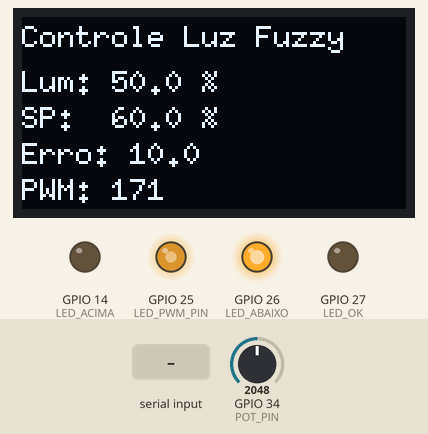
This sketch was run on a simulated ESP32. Parts: 128×64 one-colour display, output pins drawn as LEDs (lit = HIGH). The test bench sets the inputs (shaded band); at power-on: GPIO 34 (POT_PIN) = 2048 (analog values on the 0–4095 scale). What the sketch prints to the serial monitor is not drawn.

Above: at 1.2 s.
1.3 s: "1" received over Serial
At 2.7 s:
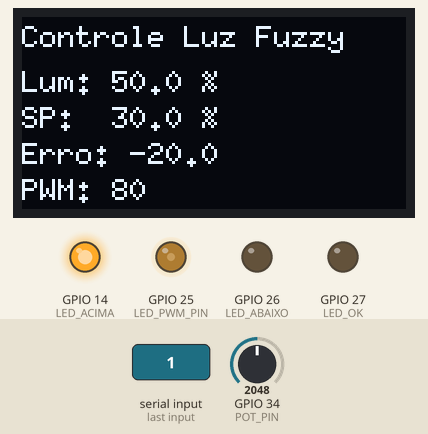
3.0 s: GPIO 34 (POT_PIN) set to 1228
At 4.0 s:
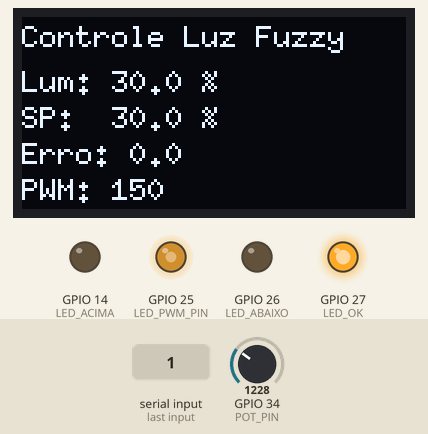
4.5 s: "2" received over Serial
At 5.2 s:
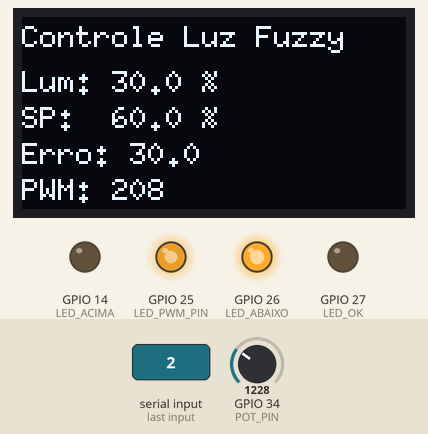
6.0 s: GPIO 34 (POT_PIN) set to 2047
At 6.18 s:
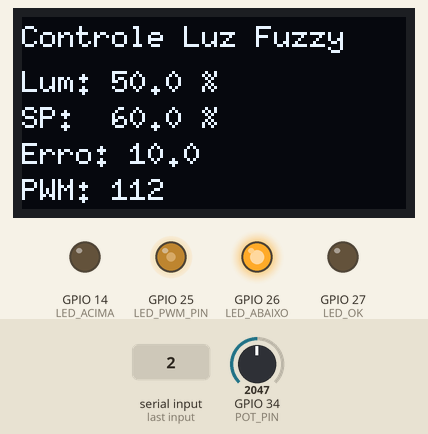
7.8 s: GPIO 34 (POT_PIN) set to 2209
At 9.3 s:
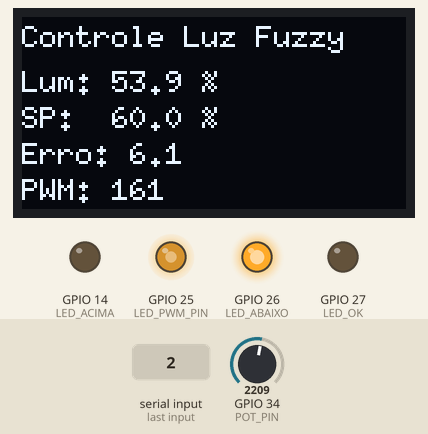
9.6 s: GPIO 34 (POT_PIN) set to 2301
At 10.7 s:
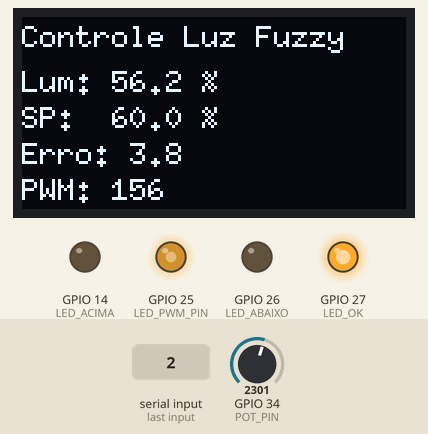
Timing chart, 0 to 12.4 s (numbered marks = the images above; inputs shaded):
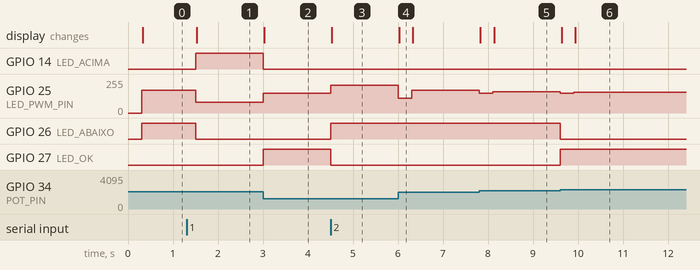

The sketch:

codeEsp32.ino
```cpp
#include <Arduino.h>
#include <Wire.h>
#include <U8g2lib.h>

// =========================
// PINOS DO PROJETO
// =========================
#define POT_PIN       34   // Potenciômetro simulando luminosidade
#define LED_PWM_PIN   25   // LED principal controlado por PWM

#define LED_ABAIXO    26   // Luminosidade abaixo do set point
#define LED_OK        27   // Luminosidade próxima do set point
#define LED_ACIMA     14   // Luminosidade acima do set point

#define SDA_PIN       21
#define SCL_PIN       22

// =========================
// CONFIGURACAO PWM ESP32
// =========================
const int canalPWM = 0;
const int freqPWM = 5000;
const int resolucaoPWM = 8; // 8 bits: 0 a 255


// =========================
// DISPLAY OLED 128x64 I2C
// =========================
// Primeiro tente este modelo:
U8G2_SSD1306_128X64_NONAME_F_HW_I2C u8g2(U8G2_R0, U8X8_PIN_NONE);

// Se o display não mostrar nada, comente a linha acima e use esta:
// U8G2_SH1106_128X64_NONAME_F_HW_I2C u8g2(U8G2_R0, U8X8_PIN_NONE);

// =========================
// VARIÁVEIS DE CONTROLE
// =========================
float setPoint = 60.0;     // SP inicial: 60%
float erroAnterior = 0.0;

unsigned long tempoAnterior = 0;
const unsigned long intervalo = 300; // ms

// =========================
// FUNÇÕES DE PERTINÊNCIA
// =========================
float trimf(float x, float a, float b, float c) {
  if (x <= a || x >= c) return 0.0;
  if (x == b) return 1.0;
  if (x < b) return (x - a) / (b - a);
  return (c - x) / (c - b);
}

float trapmf(float x, float a, float b, float c, float d) {
  if (x <= a || x >= d) return 0.0;
  if (x >= b && x <= c) return 1.0;
  if (x > a && x < b) return (x - a) / (b - a);
  return (d - x) / (d - c);
}

// Entrada: erro e variação do erro, faixa -100 a 100
float pertinenciaEntrada(int termo, float x) {
  switch (termo) {
    case 0: return trapmf(x, -100, -100, -70, -35); // Negativo Grande
    case 1: return trimf(x, -70, -35, 0);           // Negativo Pequeno
    case 2: return trimf(x, -15, 0, 15);            // Zero
    case 3: return trimf(x, 0, 35, 70);             // Positivo Pequeno
    case 4: return trapmf(x, 35, 70, 100, 100);     // Positivo Grande
  }
  return 0.0;
}

// Saída: PWM do LED, faixa 0 a 255
float pertinenciaSaida(int termo, float x) {
  switch (termo) {
    case 0: return trapmf(x, 0, 0, 20, 60);          // Muito Baixo
    case 1: return trimf(x, 30, 80, 130);            // Baixo
    case 2: return trimf(x, 100, 150, 200);          // Médio
    case 3: return trimf(x, 170, 210, 245);          // Alto
    case 4: return trapmf(x, 220, 245, 255, 255);    // Muito Alto
  }
  return 0.0;
}

// =========================
// CONTROLADOR FUZZY
// =========================
int controladorFuzzy(float erro, float deltaErro) {
  /*
    Termos:
    0 = Negativo Grande / Muito Baixo
    1 = Negativo Pequeno / Baixo
    2 = Zero / Médio
    3 = Positivo Pequeno / Alto
    4 = Positivo Grande / Muito Alto

    Interpretação:
    erro positivo  -> ambiente abaixo do desejado -> aumentar LED
    erro negativo  -> ambiente acima do desejado  -> reduzir LED
  */

  int regras[5][5] = {
    // deltaErro: NG, NP, Z,  PP, PG
    {0, 0, 0, 1, 1}, // erro NG
    {0, 1, 1, 2, 2}, // erro NP
    {1, 1, 2, 2, 3}, // erro Z
    {2, 2, 3, 3, 4}, // erro PP
    {3, 3, 4, 4, 4}  // erro PG
  };

  float numerador = 0.0;
  float denominador = 0.0;

  // Defuzzificação pelo centroide
  for (int pwm = 0; pwm <= 255; pwm++) {
    float agregacao = 0.0;

    for (int i = 0; i < 5; i++) {
      float muErro = pertinenciaEntrada(i, erro);

      for (int j = 0; j < 5; j++) {
        float muDelta = pertinenciaEntrada(j, deltaErro);
        float ativacaoRegra = min(muErro, muDelta);

        int termoSaida = regras[i][j];
        float muSaida = pertinenciaSaida(termoSaida, pwm);

        float valorRegra = min(ativacaoRegra, muSaida);
        agregacao = max(agregacao, valorRegra);
      }
    }

    numerador += pwm * agregacao;
    denominador += agregacao;
  }

  if (denominador == 0) return 0;

  int saidaPWM = numerador / denominador;
  return constrain(saidaPWM, 0, 255);
}

// =========================
// LEITURA DO POTENCIÔMETRO
// =========================
float lerLuminosidade() {
  int leituraADC = analogRead(POT_PIN);

  // Conversao simples: 0 a 4095 para 0% a 100%
  float luminosidade = (leituraADC / 4095.0) * 100.0;

  // Se a leitura ficar invertida, descomente a linha abaixo:
  // luminosidade = 100.0 - luminosidade;

  return luminosidade;
}

// =========================
// ATUALIZA OS LEDS INDICADORES
// =========================
void atualizarIndicadores(float erro) {
  digitalWrite(LED_ABAIXO, LOW);
  digitalWrite(LED_OK, LOW);
  digitalWrite(LED_ACIMA, LOW);

  if (erro > 5) {
    digitalWrite(LED_ABAIXO, HIGH);
  } else if (erro < -5) {
    digitalWrite(LED_ACIMA, HIGH);
  } else {
    digitalWrite(LED_OK, HIGH);
  }
}

// =========================
// ATUALIZA DISPLAY
// =========================
void atualizarDisplay(float luminosidade, float erro, float deltaErro, int pwm) {
  char linha[32];

  u8g2.clearBuffer();
  u8g2.setFont(u8g2_font_6x10_tf);

  u8g2.drawStr(0, 10, "Controle Luz Fuzzy");

  snprintf(linha, sizeof(linha), "Lum: %.1f %%", luminosidade);
  u8g2.drawStr(0, 25, linha);

  snprintf(linha, sizeof(linha), "SP:  %.1f %%", setPoint);
  u8g2.drawStr(0, 37, linha);

  snprintf(linha, sizeof(linha), "Erro: %.1f", erro);
  u8g2.drawStr(0, 49, linha);

  snprintf(linha, sizeof(linha), "PWM: %d", pwm);
  u8g2.drawStr(0, 61, linha);

  u8g2.sendBuffer();
}
// =========================
// LER COMANDO SERIAL
// =========================

void lerComandoSerial() {
  if (Serial.available() > 0) {
    char comando = Serial.read();

    if (comando == '1') {
      setPoint = 30.0;
      Serial.println("Set Point alterado para SP1 = 30%");
    }
    else if (comando == '2') {
      setPoint = 60.0;
      Serial.println("Set Point alterado para SP2 = 60%");
    }
    else if (comando == '3') {
      setPoint = 90.0;
      Serial.println("Set Point alterado para SP3 = 90%");
    }
  }
}

// =========================
// SETUP
// =========================
void setup() {
  Serial.begin(115200);

  pinMode(POT_PIN, INPUT);

  pinMode(LED_PWM_PIN, OUTPUT);
  ledcSetup(canalPWM, freqPWM, resolucaoPWM);
  ledcAttachPin(LED_PWM_PIN, canalPWM);

  pinMode(LED_ABAIXO, OUTPUT);
  pinMode(LED_OK, OUTPUT);
  pinMode(LED_ACIMA, OUTPUT);


  analogReadResolution(12);
  analogSetPinAttenuation(POT_PIN, ADC_11db);

  Wire.begin(SDA_PIN, SCL_PIN);
  u8g2.begin();

  Serial.println("Sistema iniciado.");
  Serial.println("Girando o potenciometro, a luminosidade simulada muda.");
}

// =========================
// LOOP
// =========================
void loop() {
  lerComandoSerial();

  unsigned long tempoAtual = millis();

  if (tempoAtual - tempoAnterior >= intervalo) {
    tempoAnterior = tempoAtual;

    float luminosidade = lerLuminosidade();

    float erro = setPoint - luminosidade;
    float deltaErro = erro - erroAnterior;
    erroAnterior = erro;

    int saidaPWM = controladorFuzzy(erro, deltaErro);

    ledcWrite(canalPWM, saidaPWM);

    atualizarIndicadores(erro);
    atualizarDisplay(luminosidade, erro, deltaErro, saidaPWM);

    Serial.print("Luminosidade: ");
    Serial.print(luminosidade);
    Serial.print("% | SP: ");
    Serial.print(setPoint);
    Serial.print("% | Erro: ");
    Serial.print(erro);
    Serial.print(" | DeltaErro: ");
    Serial.print(deltaErro);
    Serial.print(" | PWM: ");
    Serial.println(saidaPWM);
  }
}
```

Measured:
- the behaviour switches between 2252 and 2253 on GPIO 34 (POT_PIN) (found by bisection; images 5 and 6)
- after the input at 1.3 s, GPIO 14 (LED_ACIMA): LOW → HIGH after 0.20 s; GPIO 25 (LED_PWM_PIN): 170/255 → 80/255 after 0.20 s; GPIO 26 (LED_ABAIXO): HIGH → LOW after 0.20 s; the display: changes after 0.23 s (image 1)
- after the input at 3.0 s, GPIO 14 (LED_ACIMA): HIGH → LOW at once; GPIO 25 (LED_PWM_PIN): 80/255 → 149/255 at once; GPIO 27 (LED_OK): LOW → HIGH at once; the display: changes at once (image 2)
- after the input at 4.5 s, GPIO 25 (LED_PWM_PIN): 149/255 → 207/255 at once; GPIO 26 (LED_ABAIXO): LOW → HIGH at once; GPIO 27 (LED_OK): HIGH → LOW at once; the display: changes at once (image 3)
- after the input at 6.0 s, GPIO 25 (LED_PWM_PIN): 207/255 → 112/255 at once, → 170/255 0.30 s later; the display: changes at once (image 4)
- after the input at 7.8 s, GPIO 25 (LED_PWM_PIN): 170/255 → 147/255 at once, → 160/255 0.30 s later; the display: first changes at once (image 5 shows a later state)
- after the input at 9.6 s, GPIO 25 (LED_PWM_PIN): 160/255 → 148/255 at once, → 155/255 0.30 s later; GPIO 26 (LED_ABAIXO): HIGH → LOW at once; GPIO 27 (LED_OK): LOW → HIGH at once; the display: first changes at once (image 6 shows a later state)
